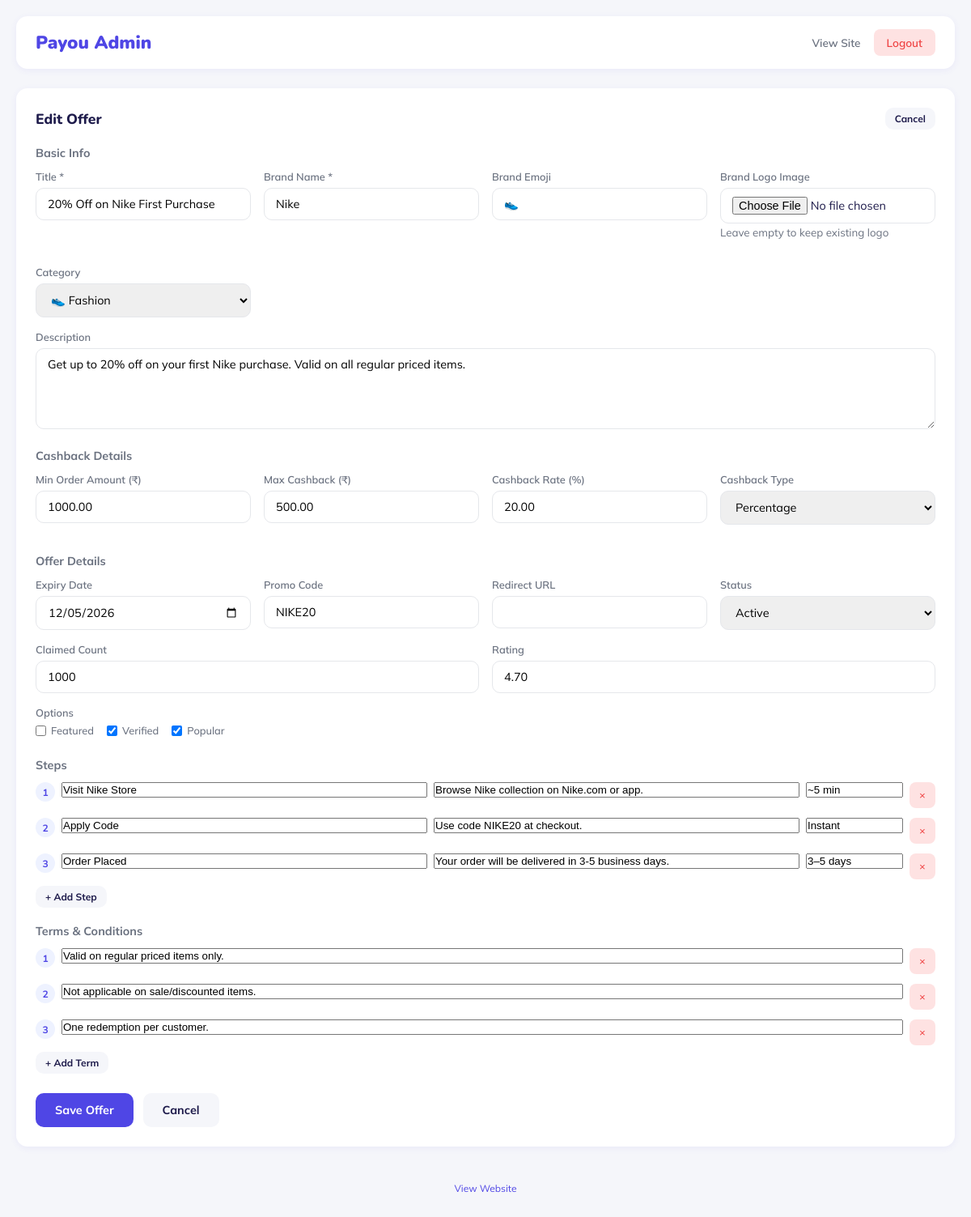
Page /admin.php?edit=3 (signed in) on the committed database.
### tables this page shows
CREATE TABLE IF NOT EXISTS offers (
    id INT AUTO_INCREMENT PRIMARY KEY,
    title VARCHAR(255) NOT NULL,
    description TEXT,
    brand_name VARCHAR(100),
    brand_emoji VARCHAR(10) DEFAULT '🎁',
    logo_image VARCHAR(255) DEFAULT '',
    category VARCHAR(50) DEFAULT 'General',
    min_order_amount DECIMAL(10,2) DEFAULT 0,
    max_cashback DECIMAL(10,2) DEFAULT 0,
    cashback_rate DECIMAL(5,2) DEFAULT 0,
    cashback_type ENUM('flat', 'percentage') DEFAULT 'flat',
    min_amount DECIMAL(10,2) DEFAULT 0,
    max_amount DECIMAL(10,2) DEFAULT 0,
    expiry_date DATE,
    promo_code VARCHAR(50),
    redirect_url VARCHAR(500),
    claimed_count INT DEFAULT 0,
    rating DECIMAL(3,2) DEFAULT 0,
    is_featured TINYINT(1) DEFAULT 0,
    is_verified TINYINT(1) DEFAULT 0,
    is_popular TINYINT(1) DEFAULT 0,
    status ENUM('active', 'expired', 'draft') DEFAULT 'active',
    created_at TIMESTAMP DEFAULT CURRENT_TIMESTAMP,
    updated_at TIMESTAMP DEFAULT CURRENT_TIMESTAMP ON UPDATE CURRENT_TIMESTAMP
);

CREATE TABLE IF NOT EXISTS categories (
    id INT AUTO_INCREMENT PRIMARY KEY,
    name VARCHAR(100) NOT NULL,
    emoji VARCHAR(10) DEFAULT '📌',
    sort_order INT DEFAULT 0
);

CREATE TABLE IF NOT EXISTS offer_steps (
    id INT AUTO_INCREMENT PRIMARY KEY,
    offer_id INT NOT NULL,
    step_number INT NOT NULL,
    step_title VARCHAR(200) NOT NULL,
    step_description TEXT,
    step_time VARCHAR(50),
    is_completed TINYINT(1) DEFAULT 0,
    FOREIGN KEY (offer_id) REFERENCES offers(id) ON DELETE CASCADE
);

CREATE TABLE IF NOT EXISTS offer_terms (
    id INT AUTO_INCREMENT PRIMARY KEY,
    offer_id INT NOT NULL,
    term_text TEXT NOT NULL,
    sort_order INT DEFAULT 0,
    FOREIGN KEY (offer_id) REFERENCES offers(id) ON DELETE CASCADE
);

### admin.php (the view, shortened to what this page needs)
<?php
$message = '';
$message_type = '';
$is_logged_in = isset($_SESSION['admin_logged_in']) && $_SESSION['admin_logged_in'] === true;
$conn = getDB();
$categories = [];
$cat_result = $conn->query("SELECT * FROM categories ORDER BY sort_order");
while ($row = $cat_result->fetch_assoc()) {
    $categories[] = $row;
}
$offers_result = $conn->query("SELECT * FROM offers ORDER BY created_at DESC");
$edit_offer = null;
$is_new_offer = false;
if (isset($_GET['edit']) && $is_logged_in) {
    $edit_id = intval($_GET['edit']);
    if ($edit_id > 0) {
        $edit_result = $conn->query("SELECT * FROM offers WHERE id = $edit_id");
        $edit_offer = $edit_result->fetch_assoc();
        if ($edit_offer) {
            $steps_result = $conn->query("SELECT * FROM offer_steps WHERE offer_id = $edit_id ORDER BY step_number");
            $edit_offer['steps'] = $steps_result->fetch_all(MYSQLI_ASSOC);
            $terms_result = $conn->query("SELECT * FROM offer_terms WHERE offer_id = $edit_id ORDER BY sort_order");
            $edit_offer['terms'] = $terms_result->fetch_all(MYSQLI_ASSOC);
        }
    }
}
?>
<!DOCTYPE html>
<html lang="en">
<head>
<link rel="stylesheet" href="https://cdn.hugeicons.com/font/hgi-stroke-rounded.css"/>
</head>
<body>
<?php if (!$is_logged_in): ?>
<div class="password-form">
  <div class="card">
    <h2 class="logo">Pay<span>ou</span> Admin</h2>
    <p>Enter password to access admin panel</p>
    <?php if ($message): ?>
    <div class="message <?php echo $message_type; ?>"><?php echo $message; ?></div>
    <?php endif; ?>
    <form method="post">
      <div class="form-group">
        <input type="password" name="password" placeholder="Enter password" required>
      </div>
      <button type="submit" class="btn btn-primary" style="width: 100%;">Login</button>
    </form>
    <a href="index.php" style="display: block; margin-top: 16px; color: var(--primary); text-decoration: none; font-size: 0.85rem;">← Back to Home</a>
  </div>
</div>
<?php else: ?>
<div class="container">
  <nav class="navbar">
    <div class="logo">Pay<span>ou</span> Admin</div>
    <div class="nav-links">
      <a href="index.php">View Site</a>
      <a href="?logout=1" class="btn btn-logout">Logout</a>
    </div>
  </nav>
  <?php if ($edit_offer || $is_new_offer): ?>
  <div class="card">
    <div style="display: flex; justify-content: space-between; align-items: center; margin-bottom: 20px;">
      <h2 class="card-title" style="margin: 0;"><?php echo ($edit_offer && $edit_offer['id'] > 0) ? 'Edit Offer' : 'Add New Offer'; ?></h2>
      <a href="admin.php" class="btn btn-secondary btn-sm">Cancel</a>
    </div>
    <form method="post" enctype="multipart/form-data">
      <h3 style="font-size: 0.9rem; font-weight: 700; color: var(--text-sub); margin-bottom: 12px;">Basic Info</h3>
      <div class="form-grid">
        <div class="form-group">
          <label>Title *</label>
          <input type="text" name="title" value="<?php echo htmlspecialchars($edit_offer['title'] ?? ''); ?>" required>
        </div>
        <div class="form-group">
          <label>Brand Name *</label>
          <input type="text" name="brand_name" value="<?php echo htmlspecialchars($edit_offer['brand_name'] ?? ''); ?>" required>
        </div>
        <div class="form-group">
          <label>Brand Emoji</label>
          <input type="text" name="brand_emoji" value="<?php echo htmlspecialchars($edit_offer['brand_emoji'] ?? '🎁'); ?>" maxlength="10">
        </div>
        <div class="form-group">
          <label>Brand Logo Image</label>
          <input type="file" name="logo_image" accept="image/*">
          <small style="color: var(--text-sub);">Leave empty to keep existing logo</small>
        </div>
        <div class="form-group">
          <label>Category</label>
          <select name="category">
            <?php foreach ($categories as $cat): ?>
            <option value="<?php echo $cat['name']; ?>" <?php echo (isset($edit_offer['category']) && $edit_offer['category'] === $cat['name']) ? 'selected' : ''; ?>>
              <?php echo $cat['emoji'] . ' ' . $cat['name']; ?>
            </option>
            <?php endforeach; ?>
          </select>
        </div>
      </div>
      <div class="form-group">
        <label>Description</label>
        <textarea name="description"><?php echo htmlspecialchars($edit_offer['description'] ?? ''); ?></textarea>
      </div>
      <h3 style="font-size: 0.9rem; font-weight: 700; color: var(--text-sub); margin: 20px 0 12px;">Cashback Details</h3>
      <div class="form-grid">
        <div class="form-group">
          <label>Min Order Amount (₹)</label>
          <input type="number" name="min_order_amount" value="<?php echo $edit_offer['min_order_amount'] ?? 0; ?>" min="0" step="1">
        </div>
        <div class="form-group">
          <label>Max Cashback (₹)</label>
          <input type="number" name="max_cashback" value="<?php echo $edit_offer['max_cashback'] ?? 0; ?>" min="0" step="1">
        </div>
        <div class="form-group">
          <label>Cashback Rate (%)</label>
          <input type="number" name="cashback_rate" value="<?php echo $edit_offer['cashback_rate'] ?? 0; ?>" min="0" max="100" step="0.1">
        </div>
        <div class="form-group">
          <label>Cashback Type</label>
          <select name="cashback_type">
            <option value="percentage" <?php echo (isset($edit_offer['cashback_type']) && $edit_offer['cashback_type'] === 'percentage') ? 'selected' : ''; ?>>Percentage</option>
          </select>
        </div>
      </div>
      <h3 style="font-size: 0.9rem; font-weight: 700; color: var(--text-sub); margin: 20px 0 12px;">Offer Details</h3>
      <div class="form-grid">
        <div class="form-group">
          <label>Expiry Date</label>
          <input type="date" name="expiry_date" value="<?php echo $edit_offer['expiry_date'] ?? ''; ?>">
        </div>
        <div class="form-group">
          <label>Promo Code</label>
          <input type="text" name="promo_code" value="<?php echo htmlspecialchars($edit_offer['promo_code'] ?? ''); ?>">
        </div>
        <div class="form-group">
          <label>Redirect URL</label>
          <input type="url" name="redirect_url" value="<?php echo htmlspecialchars($edit_offer['redirect_url'] ?? ''); ?>">
        </div>
        <div class="form-group">
          <label>Status</label>
          <select name="status">
            <option value="active" <?php echo (isset($edit_offer['status']) && $edit_offer['status'] === 'active') ? 'selected' : ''; ?>>Active</option>
          </select>
        </div>
      </div>
      <div class="form-grid">
        <div class="form-group">
          <label>Claimed Count</label>
          <input type="number" name="claimed_count" value="<?php echo $edit_offer['claimed_count'] ?? 0; ?>" min="0">
        </div>
        <div class="form-group">
          <label>Rating</label>
          <input type="number" name="rating" value="<?php echo $edit_offer['rating'] ?? 0; ?>" min="0" max="5" step="0.1">
        </div>
      </div>
      <div class="form-group">
        <label>Options</label>
        <div class="checkbox-group">
          <label><input type="checkbox" name="is_featured" <?php echo (isset($edit_offer['is_featured']) && $edit_offer['is_featured']) ? 'checked' : ''; ?>> Featured</label>
          <label><input type="checkbox" name="is_verified" <?php echo (isset($edit_offer['is_verified']) && $edit_offer['is_verified']) ? 'checked' : ''; ?>> Verified</label>
          <label><input type="checkbox" name="is_popular" <?php echo (isset($edit_offer['is_popular']) && $edit_offer['is_popular']) ? 'checked' : ''; ?>> Popular</label>
        </div>
      </div>
      <h3 style="font-size: 0.9rem; font-weight: 700; color: var(--text-sub); margin: 20px 0 12px;">Steps</h3>
      <div class="steps-list" id="steps-list">
        <?php
        $steps = $edit_offer['steps'] ?? [];
        foreach ($steps as $i => $step): ?>
        <div class="step-item">
          <span style="width: 24px; height: 24px; background: var(--primary-light); color: var(--primary); border-radius: 50%; display: flex; align-items: center; justify-content: center; font-size: 0.75rem; font-weight: 700; flex-shrink: 0;"><?php echo $i + 1; ?></span>
          <input type="text" name="step_title[]" placeholder="Step title" value="<?php echo htmlspecialchars($step['step_title'] ?? ''); ?>">
          <input type="text" name="step_desc[]" placeholder="Description" value="<?php echo htmlspecialchars($step['step_description'] ?? ''); ?>">
          <input type="text" name="step_time[]" placeholder="Time (e.g., ~2 min)" class="time-input" value="<?php echo htmlspecialchars($step['step_time'] ?? ''); ?>">
          <button type="button" class="remove-btn" onclick="this.parentElement.remove();">×</button>
        </div>
        <?php endforeach; ?>
      </div>
      <button type="button" class="btn btn-secondary btn-sm" onclick="addStep()" style="margin-top: 8px;">+ Add Step</button>
      <h3 style="font-size: 0.9rem; font-weight: 700; color: var(--text-sub); margin: 20px 0 12px;">Terms & Conditions</h3>
      <div class="terms-list" id="terms-list">
        <?php
        $terms = $edit_offer['terms'] ?? [];
        foreach ($terms as $i => $term): ?>
        <div class="term-item">
          <span style="width: 24px; height: 24px; background: var(--primary-light); color: var(--primary); border-radius: 50%; display: flex; align-items: center; justify-content: center; font-size: 0.75rem; font-weight: 700; flex-shrink: 0;"><?php echo $i + 1; ?></span>
          <input type="text" name="term_text[]" placeholder="Term condition" value="<?php echo htmlspecialchars($term['term_text'] ?? ''); ?>">
          <button type="button" class="remove-btn" onclick="this.parentElement.remove();">×</button>
        </div>
        <?php endforeach; ?>
      </div>
      <button type="button" class="btn btn-secondary btn-sm" onclick="addTerm()" style="margin-top: 8px;">+ Add Term</button>
      <div style="margin-top: 24px; display: flex; gap: 12px;">
        <button type="submit" name="save_offer" class="btn btn-primary">Save Offer</button>
        <a href="admin.php" class="btn btn-secondary">Cancel</a>
      </div>
    </form>
  </div>
  <?php endif; ?>
  <div style="text-align: center; padding: 20px; color: var(--text-sub); font-size: 0.75rem;">
    <a href="index.php" style="color: var(--primary); text-decoration: none;">View Website</a>
  </div>
</div>
<?php endif; ?>
</body>
</html>

### admin.php (style rules this page uses)
:root { --primary: #4f46e5; --primary-light: #eef2ff; --green: #10b981; --red: #ef4444; --orange: #f97316; --text: #1e1b4b; --text-sub: #6b7280; --bg: #f5f6fa; --card: #ffffff; --shadow-sm: 0 2px 8px rgba(79,70,229,0.07); --shadow-md: 0 6px 24px rgba(79,70,229,0.13); --radius: 14px; }
*, *::before, *::after { box-sizing: border-box; margin: 0; padding: 0; }
body { font-family: 'Mulish', sans-serif; background: var(--bg); color: var(--text); min-height: 100vh; padding: 20px; }
.navbar { background: #fff; border-radius: var(--radius); padding: 16px 24px; display: flex; align-items: center; justify-content: space-between; box-shadow: var(--shadow-sm); margin-bottom: 24px; }
.logo { font-family: 'Nunito', sans-serif; font-weight: 900; font-size: 1.4rem; color: var(--primary); }
.nav-links { display: flex; gap: 16px; align-items: center; }
.nav-links a { color: var(--text-sub); text-decoration: none; font-weight: 600; font-size: 0.85rem; }
.nav-links .btn { padding: 8px 16px; background: var(--primary-light); color: var(--primary); border-radius: 8px; }
.nav-links .btn-logout { background: #fee2e2; color: var(--red); }
.container { max-width: 1200px; margin: 0 auto; }
.card { background: #fff; border-radius: var(--radius); padding: 24px; box-shadow: var(--shadow-sm); margin-bottom: 24px; }
.card-title { font-family: 'Nunito', sans-serif; font-weight: 800; font-size: 1.1rem; margin-bottom: 16px; }
.form-grid { display: grid; grid-template-columns: repeat(auto-fit, minmax(250px, 1fr)); gap: 16px; }
.form-group { margin-bottom: 16px; }
.form-group label { display: block; font-size: 0.8rem; font-weight: 600; color: var(--text-sub); margin-bottom: 6px; }
.form-group input, .form-group select, .form-group textarea { width: 100%; padding: 10px 14px; border: 1.5px solid #e5e7eb; border-radius: 10px; font-family: inherit; font-size: 0.9rem; transition: border-color 0.2s; }
.form-group textarea { resize: vertical; min-height: 100px; }
.checkbox-group { display: flex; gap: 16px; flex-wrap: wrap; }
.checkbox-group label { display: flex; align-items: center; gap: 6px; font-weight: 500; cursor: pointer; }
.checkbox-group input { width: auto; }
.btn { display: inline-flex; align-items: center; gap: 8px; padding: 12px 24px; border: none; border-radius: 10px; font-family: inherit; font-weight: 700; font-size: 0.9rem; cursor: pointer; transition: all 0.2s; text-decoration: none; }
.btn-primary { background: var(--primary); color: #fff; }
.btn-secondary { background: var(--bg); color: var(--text); }
.btn-sm { padding: 6px 12px; font-size: 0.75rem; }
.steps-list, .terms-list { display: flex; flex-direction: column; gap: 12px; }
.step-item, .term-item { display: flex; gap: 8px; align-items: flex-start; }
.step-item input, .term-item input { flex: 1; }
.step-item .time-input { width: 120px; flex: none; }
.remove-btn { background: #fee2e2; color: var(--red); border: none; width: 32px; height: 32px; border-radius: 8px; cursor: pointer; flex-shrink: 0; }

### rows in the picture
offers: title "20% Off on Nike First Purchase", brand_name "Nike", brand_emoji "👟", category "👟 Fashion", description "Get up to 20% off on your first Nike purchase. Valid on all regular priced items.", min_order_amount "1000.00", max_cashback "500.00", cashback_rate "20.00", cashback_type "Percentage", expiry_date "12/05/2026", promo_code "NIKE20", status "Active", claimed_count "1000", rating "4.70", is_verified "☑", is_popular "☑"
offer_steps: step_title "Visit Nike Store", step_description "Browse Nike collection on Nike.com or app.", step_time "~5 min"
offer_steps: step_title "Apply Code", step_description "Use code NIKE20 at checkout.", step_time "Instant"
offer_steps: step_title "Order Placed", step_description "Your order will be delivered in 3-5 business days.", step_time "3–5 days"
offer_terms: term_text "Valid on regular priced items only."
offer_terms: term_text "Not applicable on sale/discounted items."
offer_terms: term_text "One redemption per customer."
